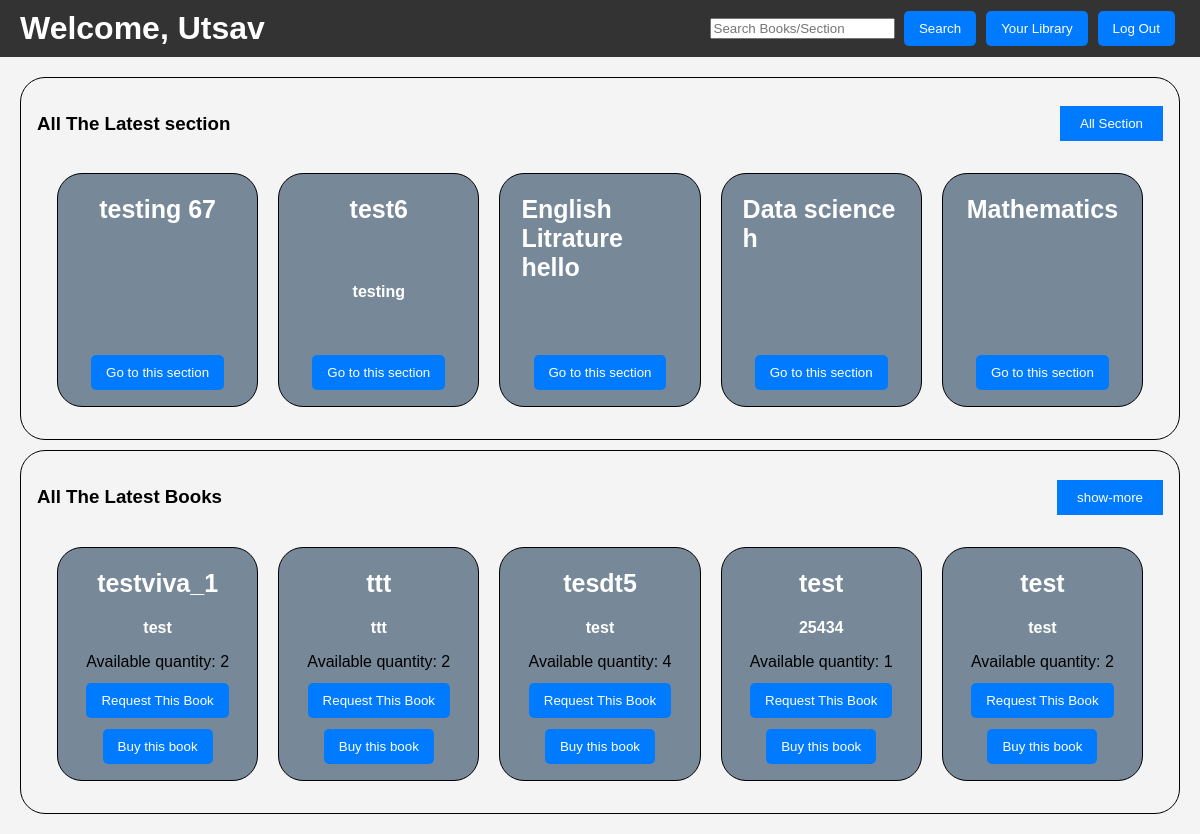
/dashboard (signed in), run on the app's committed database.
### applications/models.py (models this page shows, shortened)
class User(db.Model):
    id = db.Column(db.Integer, primary_key=True)
    username = db.Column(db.String(20), unique=True, nullable=False)
    name = db.Column(db.String(100))
    email = db.Column(db.String(100), unique=True, nullable=False)
    password = db.Column(db.String(60), nullable=False)
    book_requests = db.relationship('BookRequest', backref='user', lazy='dynamic')
    owned_books = db.relationship('Book', secondary=user_books, lazy='dynamic', backref=db.backref('owners', lazy='dynamic'))

class BookSection(db.Model):
    id = db.Column(db.Integer, primary_key=True)
    title = db.Column(db.String(100), nullable=False, unique=True)
    description = db.Column(db.String(300))
    books = db.relationship('Book', backref='section', lazy='dynamic')

class Book(db.Model):
    id = db.Column(db.Integer, primary_key=True)
    title = db.Column(db.String(200), nullable=False)
    author = db.Column(db.String(100), nullable=False)
    isbn = db.Column(db.String(13), nullable=False, unique=True)
    quantity = db.Column(db.Integer, nullable=False, default=0)
    section_id = db.Column(db.Integer, db.ForeignKey('book_section.id'), nullable=True)
    content = db.Column(db.Text, nullable=True)

### applications/routes.py (the view)
@app.route('/dashboard')
def dashboard():
    if 'username' in session:
        username= session.get('username')
        user = User.query.filter_by(username=username).first()
        latest_book = Book.query.order_by(Book.id.desc()).limit(5).all()
        latest_section = BookSection.query.order_by(BookSection.id.desc()).limit(5).all()
        return render_template('dashbord.html', name=user.name, latest_book=latest_book, latest_section=latest_section)
    else:
        flash('You are not logged in!', 'danger')
        return redirect(url_for('login'))

### templates/dashbord.html (shortened to what this page needs)
<!DOCTYPE html>
<html>
<head>
</head>
<body>
    <header>
        <h1>Welcome, {{ name }}</h1>
        <div class="user-actions">
          <div class="search-bar">
            <form action="/search" method="GET">
                <input type="text" name="query" placeholder="Search Books/Section" required>
                <button class="button" type="submit">Search</button>
            </form>
          </div>
          <a href="{{ url_for('user_library') }}"><button class="button">Your Library</button></a>
          <a href="{{ url_for('logout') }}"><button class="button">Log Out</button></a>
        </div>
      </header>
  <div class="content">
    <div class="first_container">
        <div style="display: flex; justify-content: space-between; align-items: center;">
            <h3 style="color: black;">All The Latest section <section></section></h3>
            <a href="{{ url_for('user_all_section') }}"><button class="show-more-button">All Section</button></a>
        </div>
        <div class="reccomended_section">
            {% for section in latest_section %}
                <div class="internal-div">
                    <div class="section-details">
                        <strong style="color: white; font-size: 25px;">{{ section.title }}</strong>
                    </div>
                    <div class="section-details">
                        <strong style="color: white;">{{ section.description }}</strong>
                    </div>
                    <a href="{{ url_for('user_section_details', section_id=section.id) }}"><button class="button1">Go to this section</button></a>
                </div>
            {% endfor %}
        </div>
    </div>
    <div class="first_container">
      <div style="display: flex; justify-content: space-between; align-items: center;">
          <h3 style="color: black;">All The Latest Books</h3>
          <a href="{{ url_for('user_all_book') }}"><button class="show-more-button">show-more</button></a>
      </div>
      <div class="reccomended_section">
          {% for book in latest_book %}
              <div class="internal-div">
                  <div class="section-details">
                      <strong style="color: white; font-size: 25px;">{{ book.title }}</strong>
                  </div>
                  <div class="section-details">
                      <strong style="color: white;">{{ book.author }}</strong>
                  </div>
                  <div class="book-details book-quantity">Available quantity: {{ book.quantity }}</div>
                  <form action="{{ url_for('request_book', book_id=book.id) }}" method="post">
                    <button class="button1" type="submit">Request This Book</button>
                  </form>
                  <a href="{{ url_for('purchase_page',  book_id=book.id ) }}"><button class="button">Buy this book</button></a>
              </div>
          {% endfor %}
      </div>
  </div>
  </div>
</body>
</html>

### templates/dashbord.html (style rules this page uses)
body { font-family: Arial, sans-serif; margin: 0; padding: 0; color: #F3F3F3; background-color: #F4F4F4; }
header { background-color: #333333; color: white; padding: 10px 20px; display: flex; justify-content: space-between; align-items: center; }
header h1 { margin: 0; }
.user-actions { display: flex; }
.button { background-color: #007BFF; margin: 0 5px; color: #fff; border: none; padding: 10px 15px; cursor: pointer; text-decoration: none; display: inline-block; border-radius: 5px; }
.show-more-button { background-color: #007BFF; color: #fff; border: none; padding: 10px 20px; cursor: pointer; }
.reccomended_section { display: grid; grid-auto-rows: 250px; grid-template-columns: repeat(5, 3fr); padding: 10px; }
.reccomended_section > div { border: 1px solid black; border-radius: 25px; background-color: lightslategray; padding: 1em; display: flex; flex-direction: column; justify-content: space-between; align-items: center; height: 200px; }
.button1 { background-color: #007BFF; margin: 0 5px; color: #fff; border: none; padding: 10px 15px; cursor: pointer; text-decoration: none; display: inline-block; border-radius: 5px; }
.first_container { border: 1px solid black; margin: 5px; border-radius: 25px; padding: 1em; }
.section-details { margin:5px; }
.content { display: grid; padding: 15px; color: black; }
.internal-div { margin: 10px; }

### data on the page
User: name "Utsav"
BookSection: title "testing 67"
BookSection: title "test6", description "testing"
BookSection: title "English Litrature hello"
BookSection: title "Data science h"
BookSection: title "Mathematics"
Book: title "testviva_1", author "test", quantity "2"
Book: title "ttt", author "ttt", quantity "2"
Book: title "tesdt5", author "test", quantity "4"
Book: title "test", author "25434", quantity "1"
Book: title "test", author "test", quantity "2"
